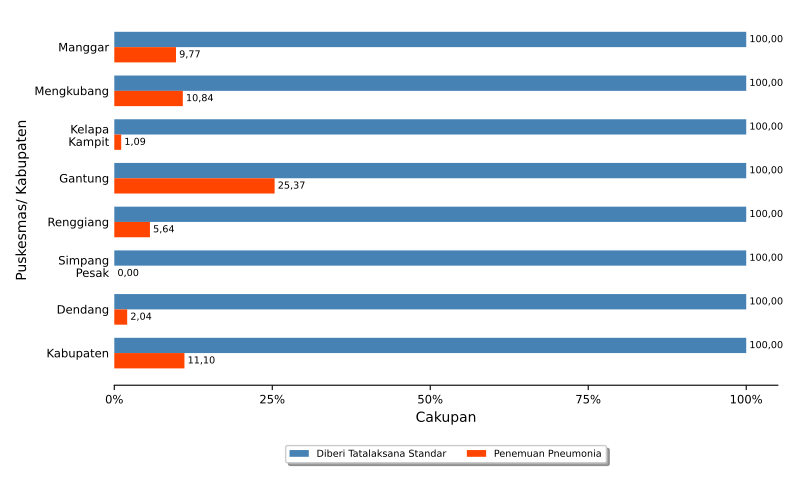

Recreate this plot in Python.
import numpy as np
import matplotlib.pyplot as plt
import pandas
from textwrap import wrap
from matplotlib.ticker import FuncFormatter
import locale
locale.setlocale(locale.LC_ALL, 'id_ID.UTF8')

import sys, os, inspect
currentdir = os.path.dirname(os.path.abspath(inspect.getfile(inspect.currentframe())))
parentdir = os.path.dirname(currentdir)
sys.path.insert(0, parentdir)

berkasData = currentdir +'\\bab_06_02_datapneumoniaBalita.csv'
berkasSimpan = currentdir +'\\bab_06_02_pneumoniaBalita.pdf'
# judulDiagram = 'Cakupan Penemuan Pneumonia Balita\nTahun 2022'
sumbuX = 'Cakupan'
sumbuY = 'Puskesmas/ Kabupaten'
tickerSumbuX = np.arange(0,110,25)

# read data file
colnames = ['puskesmas','tatalaksana','pneumonia']
data = pandas.read_csv(berkasData, names=colnames, sep=';')
puskesmas = data.puskesmas.tolist()
bar1 = data.tatalaksana.tolist()
bar2 = data.pneumonia.tolist()

ind = np.arange(len(puskesmas))  # the x locations for the groups
width = 0.35       # the width of the bars
widthDL = 0.5      # spacing for data labels

# make bars
fig, ax = plt.subplots()
rects1 = ax.barh(ind, bar1, width, color='steelblue', label='Diberi Tatalaksana Standar')
rects2 = ax.barh(ind + width, bar2, width, color='orangered', label = 'Penemuan Pneumonia')

# add some text for labels, title and axes ticks
# ax.set_title(judulDiagram)
ax.set_xticks(tickerSumbuX)
ax.set_xlabel(sumbuX)
ax.xaxis.set_major_formatter(FuncFormatter(lambda x, pos: "{:n}%".format(x)))

ax.set_yticks(ind+0.5*width)    # n.5 to align the yticks of even number of bars
ax.set_yticklabels(list([ '\n'.join(wrap(l, 10)) for l in puskesmas ]))
ax.invert_yaxis()
ax.set_ylabel(sumbuY)

ax.tick_params(axis='both', which='major', labelsize='small')
ax.tick_params(axis='y', length=0)
ax.spines['top'].set_visible(False)
ax.spines['right'].set_visible(False)
ax.spines['left'].set_visible(False)

# make legend box
box = ax.get_position()
ax.set_position([box.x0, box.y0 + box.height * 0.1, box.width, box.height * 0.9])
ax.legend(fontsize='x-small', loc='upper center', bbox_to_anchor=(0.5, -0.15), fancybox=True, shadow=True, ncol=3)

# add data label
for i, v in enumerate(bar1):
    ax.text(v + widthDL, i, '{:n}'.format(v), ha='left', va='center', fontsize='x-small')
for i, v in enumerate(bar2):
    ax.text(v + widthDL, i + width, '{:n}'.format(v), ha='left', va='center', fontsize='x-small')

# finishing
pyrfig = plt.figure(1)
pyrfig.set_figwidth(8)
pyrfig.set_figheight(5)
# tight_layout to make consistent size
# adjust subplot to make room for legend
fig.subplots_adjust(bottom=-0.15)
plt.tight_layout()
plt.savefig(berkasSimpan)
plt.close(pyrfig)
# plt.show()
